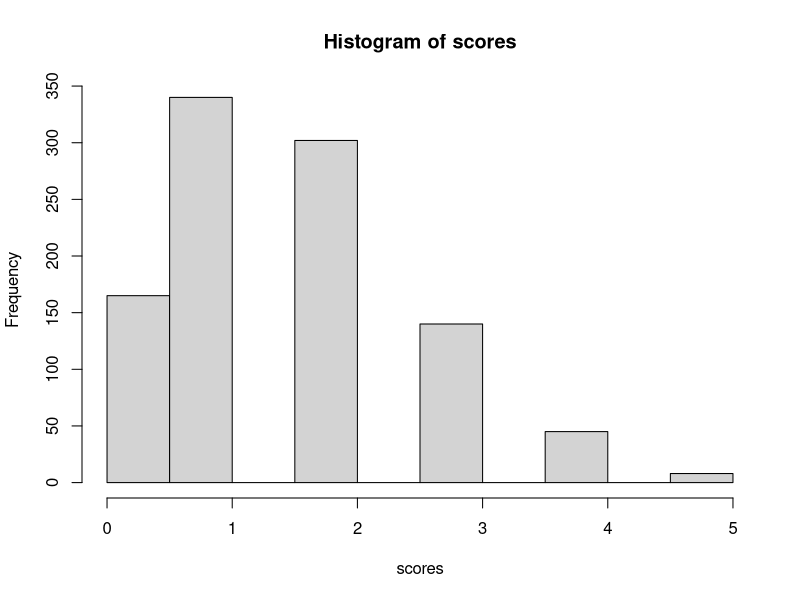

Reproduce this figure in R. (Note: this script raises an error after producing the figure.)
?rbinom
n <- 1000 #number of observations
p <- 0.2 #probability of success

#create random binomial distribution of [0,1,...,7] scores
scores <- rbinom(n, 8, p)

#plotting histogram
hist(scores)

#Unfair coin with P(heads) = 0.65, 10 tosses
#10 trials, exactly 7 heads
dbinom(7, 10, 0.65) #using density function

#10 trials, at most 7 heads
pninom(7, 10, 0.65) #cumulative probs, using distribution function

#10 trials, at least 6 heads
# density 6 heads + density 7 heads + ... + density 10 heads
dbinom(6, 10, 0.65)+dbinom(7, 10, 0.65)+dbinom(8, 10, 0.65)+dbinom(9, 10, 0.65)+dbinom(10, 10, 0.65)
#or cumulative of 10 heads - cumulative 5 heads
pbinom(10, 10, 0.65) - pbinom(5, 10, 0.65)


#Plotting better the previous hist(scores) using densities
library(tidyverse)
df <- as_tibble(data.frame(scores))
df_with_freqs <- df %>% 
                 group_by(scores) %>%
                 summarize(n=n()) %>%
                 mutate(freq= n/sum(n))

ggplot(df_with_freqs, aes(x=scores, y=freq)) + geom_col() + ylab("Estimated Density")

#Plotting analytical densities in binominal distribution
binom <- as_tibble(list(x=0:n, prob= dbinom(0:n, n, p)))
ggplot(binom, aes(x=x, y=prob)) + geom_col() + ylab("Analytical Density")

#Computing the cumulative density function using previous probability density function
df_with_cdf <- binom %>%
               mutate(cdf=cumsum(prob))
ggplot(df_with_cdf, aes(x=x, y=cdf)) + geom_step() + ylab("CDF")

#Plotting histogram and density with ggplot
ggplot(binom, aes(x))+
  geom_histogram(data=binom, aes(x, ..density..), fill="white", color="darkred")+
  geom_density(kernel="gaussian", aes(x))
